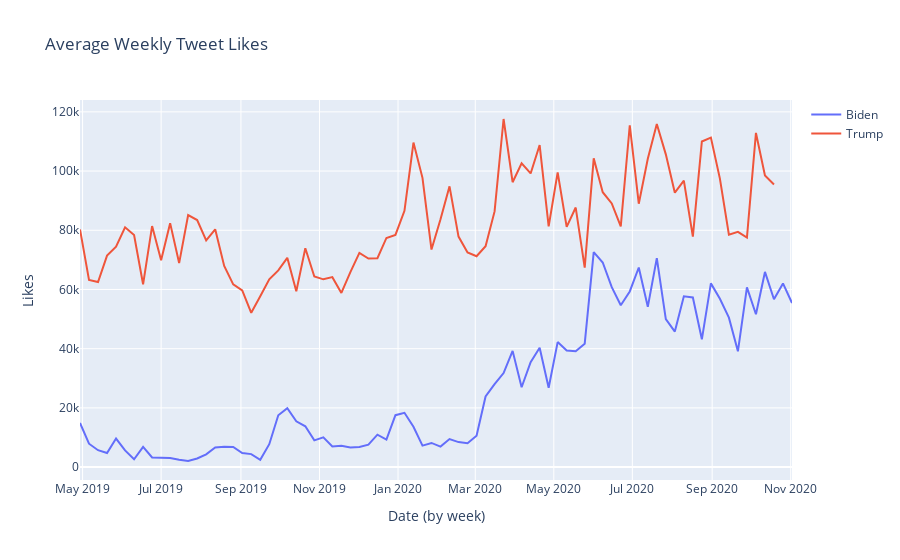

Notebook code cell kept with this figure:
### Markdown cell above
First I'll take a look at the average likes per week for each candidate

### Code cell
trumpLikes = TrumpFinal.groupby([pd.Grouper(key='date', freq='W-MON')]).mean().reset_index()
bidenLikes = BidenFinal.groupby([pd.Grouper(key='date', freq='W-MON')]).mean().reset_index()
fig = go.Figure()
fig.add_trace(go.Scatter(x=bidenLikes.date, y=bidenLikes.likes,
                    mode='lines',
                    name='Biden'))
fig.add_trace(go.Scatter(x=trumpLikes.date, y=trumpLikes.likes,
                    mode='lines',
                    name='Trump'))
fig.update_layout(title='Average Weekly Tweet Likes',
                   xaxis_title='Date (by week)',
                   yaxis_title='Likes')
fig.show()
